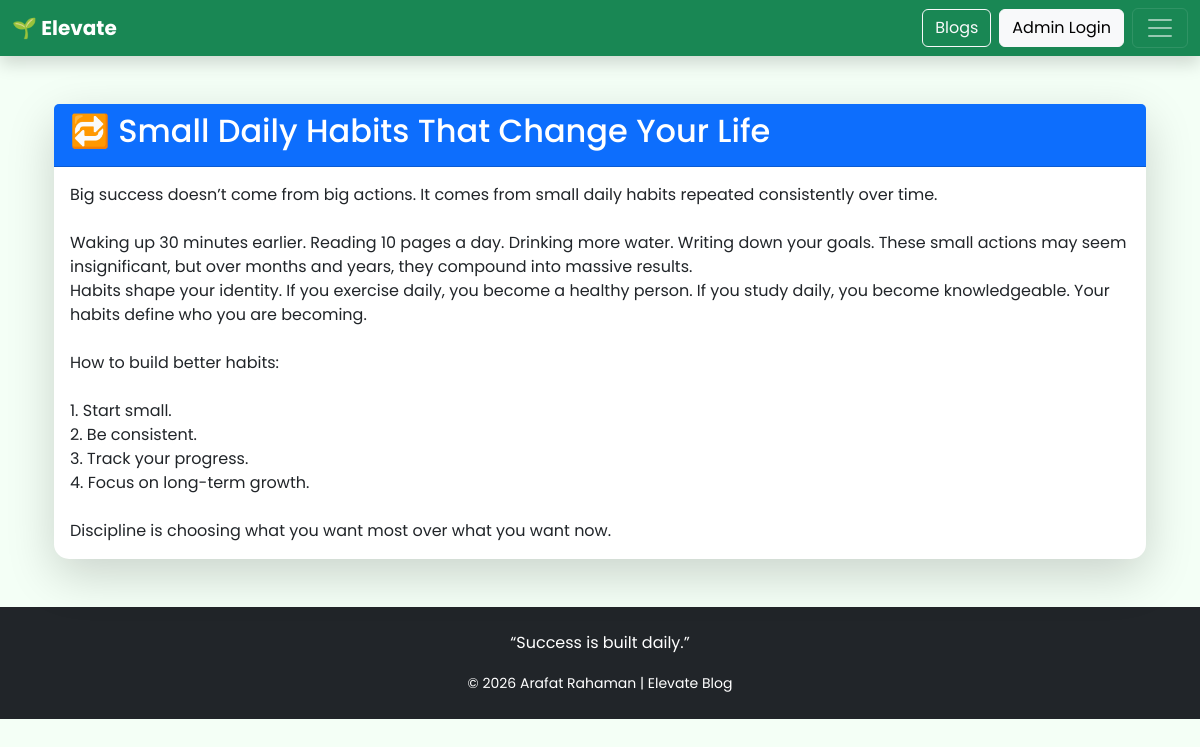
Screenshot of /post.php?id=3 with the database file from the repository.
### tables this page shows
CREATE TABLE `posts` (
  `id` int(11) NOT NULL,
  `title` varchar(255) DEFAULT NULL,
  `content` text DEFAULT NULL,
  `image` varchar(255) DEFAULT NULL,
  `category_id` int(11) DEFAULT NULL,
  `created_at` timestamp NOT NULL DEFAULT current_timestamp()
);

### post.php (the view)
<?php include 'includes/db.php'; ?>
<?php include 'includes/header.php'; ?>
<?php
$id = (int) $_GET['id'];
$stmt = $conn->prepare("SELECT * FROM posts WHERE id = ?");
$stmt->bind_param("i", $id);
$stmt->execute();
$result = $stmt->get_result();
$row = $result->fetch_assoc();
?>
<div class="container mt-5">
  <div class="card shadow-lg">
    <div class="card-header bg-primary text-white">
      <h2><?= htmlspecialchars($row['title']); ?></h2>
    </div>
    <div class="card-body">
      <?= nl2br(htmlspecialchars($row['content'])); ?>
    </div>
  </div>
</div>
<?php include 'includes/footer.php'; ?>

### assets/css/style.css (style rules this page uses)
body { font-family: "Poppins", sans-serif; background-color: #f4fff6; }
.card { border: none; border-radius: 15px; box-shadow: 0 4px 20px rgba(0, 0, 0, 0.08); }

### rows the page displays
posts: title "🔁 Small Daily Habits That Change Your Life", content "Big success doesn’t come from big actions. It comes from small daily habits repeated consistently over time. Waking up 30 minutes earlier. Reading 10 pages a day. Drinking more water. Writing down your goals. These small actions may seem insignificant, but over months and years, they compound into massive results. Habits shape your identity. If you exercise daily, you become a healthy person. If you study daily, you become knowledgeable. Your habits define who you are becoming. How to build better habits: 1. Start small. 2. Be consistent. 3. Track your progress. 4. Focus on long-term growth. Discipline is choosing what you want most over what you want now."
